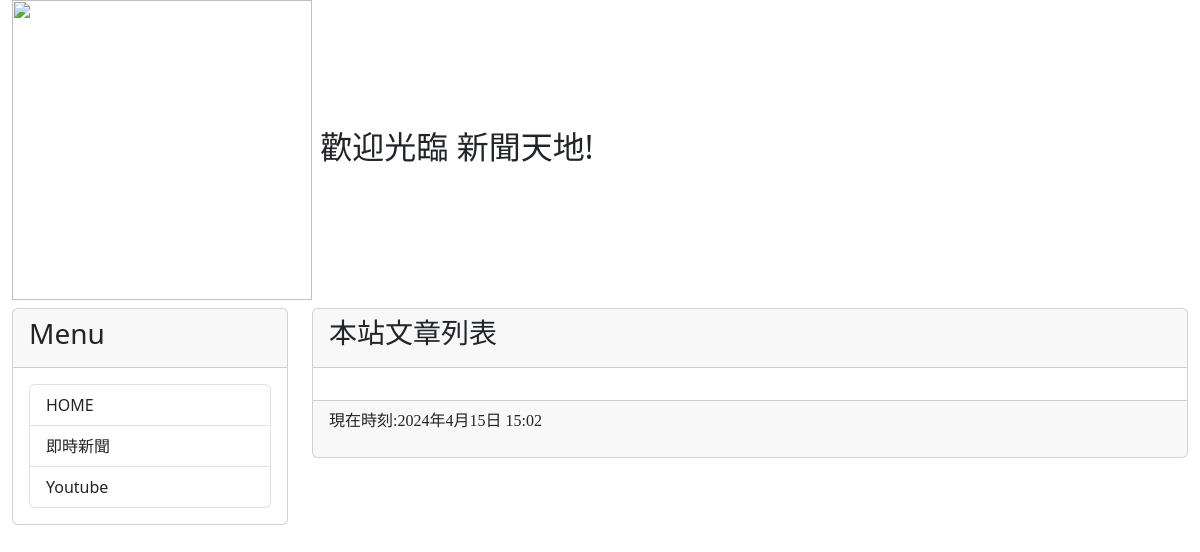
Before: / with the older database file.
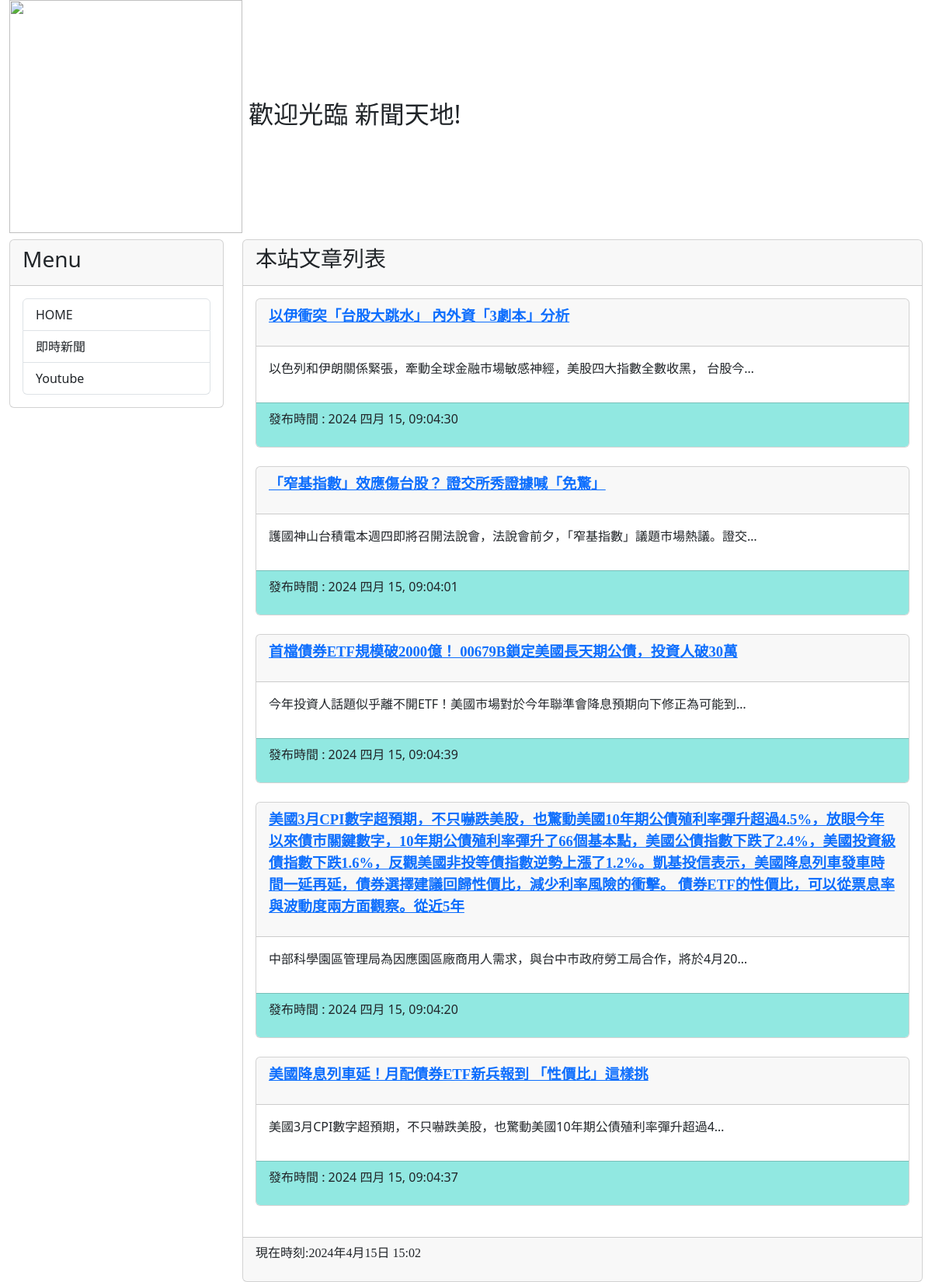
After: the same page with the newer database file.
### mysite/models.py (models this page shows, shortened)
class Post(models.Model):
    title = models.CharField(max_length=200)
    slug = models.CharField(max_length=200)
    body = models.TextField()
    pub_date = models.DateTimeField(auto_now_add=True)
    class Meta:
        ordering = ('-pub_date',)

### mysite/views.py (the view)
# urls.py: path('',homepage),
def homepage(request):
    posts = Post.objects.all()
    now = datetime.now()
    return render(request, "index.html",locals())

### templates/index.html (shortened to what this page needs)
{% extends 'base.html' %}
{% block headmessage %}
    <h3 style='font-family:標楷體;'>本站文章列表</a>
{% endblock %}
{% block content %}
    {% for post in posts %}
    <div class="card">
        <div class="card-header">
            <p style="font-family: 微軟正黑體;font-size: 14pt;font-weight: bold;">
                <a href="/post/{{post.slug}}">{{ post.title}}</a>
            </p>
        </div>
        <div class="card-body" style="background-color: #ffffff;">
            <p>
                {{ post.body  | truncatechars:40 }}
            </p>
        </div>
        <div class="card-footer" style="background-color: rgb(145, 232, 225);">
            <p>
                發布時間 : {{ post.pub_date | date:"Y M d, h:m:s"}}
            </p>
        </div>
    </div>
    <br>
    {% endfor %}
{% endblock %}

### templates/base.html (shortened to what this page needs)
<!DOCTYPE >
<html>
<head>
    <link href="https://cdn.jsdelivr.net/npm/bootstrap@5.3.3/dist/css/bootstrap.
min.css" rel="stylesheet" integrity="sha384-QWTKZyjpPEjISv5WaRU9OFeRpok6YctnYmDr5
pNlyT2bRjXh0JMhjY6hW+ALEwIH">
</head>
<body>
    <div class="container-fluid">
        {% include 'header.html' %}
        <div class="row">
            <div class="col-sm-3 col-sm-3">
                <div class="card">
                    <div class="card-header">
                        <h3>Menu</h3>
                    </div>
                    <div class="card-body">
                        <div class="list-group">
            <a href="/" class="list-group-item">HOME</a>
            <a href="https://google.com/news" class="list-group-item">即時新聞</a>
            <a href="https://youtube.com/" class="list-group-item">Youtube</a>
                        </div>
                    </div>
                </div>
            </div>
            <div class ="col-sm-9 col-sm-9">
                <div class="card">
                    <div class="card-header">
                        {% block headmessage %} {% endblock %}
                    </div>
                    <div class="card-body">
                        {% block content %} {% endblock %}
                    </div>
                    <div class="card-footer">
                        {% include 'footer.html' %}
                    </div>
                </div>
            </div>
        </div>
    </div>
</body>
</html>

### templates/header.html
<h2><img src="/static/images/logo.png.jpg" width="300">
歡迎光臨 新聞天地!</h2>

### templates/footer.html
{% block footer %}
    {% if now %}
    <p style="font-family: 微軟正黑體;">現在時刻:{{ now }}</p>
    {% else %}
    <p style="font-family: 微軟正黑體;">本文內容取自網路，如有侵權請來信通知下架...</p>
    {% endif %}
{% endblock %}

Changed rows visible on the page:
added Post: title "以伊衝突「台股大跳水」 內外資「3劇本」分析", body "以色列和伊朗關係緊張，牽動全球金融市場敏感神經，美股四大指數全數收黑， 台股今…", pub_date "2024 四月 15, 09:04:30"
added Post: title "「窄基指數」效應傷台股？ 證交所秀證據喊「免驚」", body "護國神山台積電本週四即將召開法說會，法說會前夕，「窄基指數」議題市場熱議。證交…", pub_date "2024 四月 15, 09:04:01"
added Post: title "首檔債券ETF規模破2000億！ 00679B鎖定美國長天期公債，投資人破30萬", body "今年投資人話題似乎離不開ETF！美國市場對於今年聯準會降息預期向下修正為可能到…", pub_date "2024 四月 15, 09:04:39"
added Post: title "美國3月CPI數字超預期，不只嚇跌美股，也驚動美國10年期公債殖利率彈升超過4.5%，放眼今年以來債市關鍵數字，10年期公債殖利率彈升了66個基本點，美國公債指數下跌了2.4%，美國投資級債指數下跌1.6%，反觀美國非投等債指數逆勢上漲了1.2%。凱基投信表示，美國降息列車發車時間一延再延，債券選擇建議回歸性價比，減少利率風險的衝擊。 債券ETF的性價比，可以從票息率與波動度兩方面觀察。從近5年", body "中部科學園區管理局為因應園區廠商用人需求，與台中市政府勞工局合作，將於4月20…", pub_date "2024 四月 15, 09:04:20"
added Post: title "美國降息列車延！月配債券ETF新兵報到 「性價比」這樣挑", body "美國3月CPI數字超預期，不只嚇跌美股，也驚動美國10年期公債殖利率彈升超過4…", pub_date "2024 四月 15, 09:04:37"
